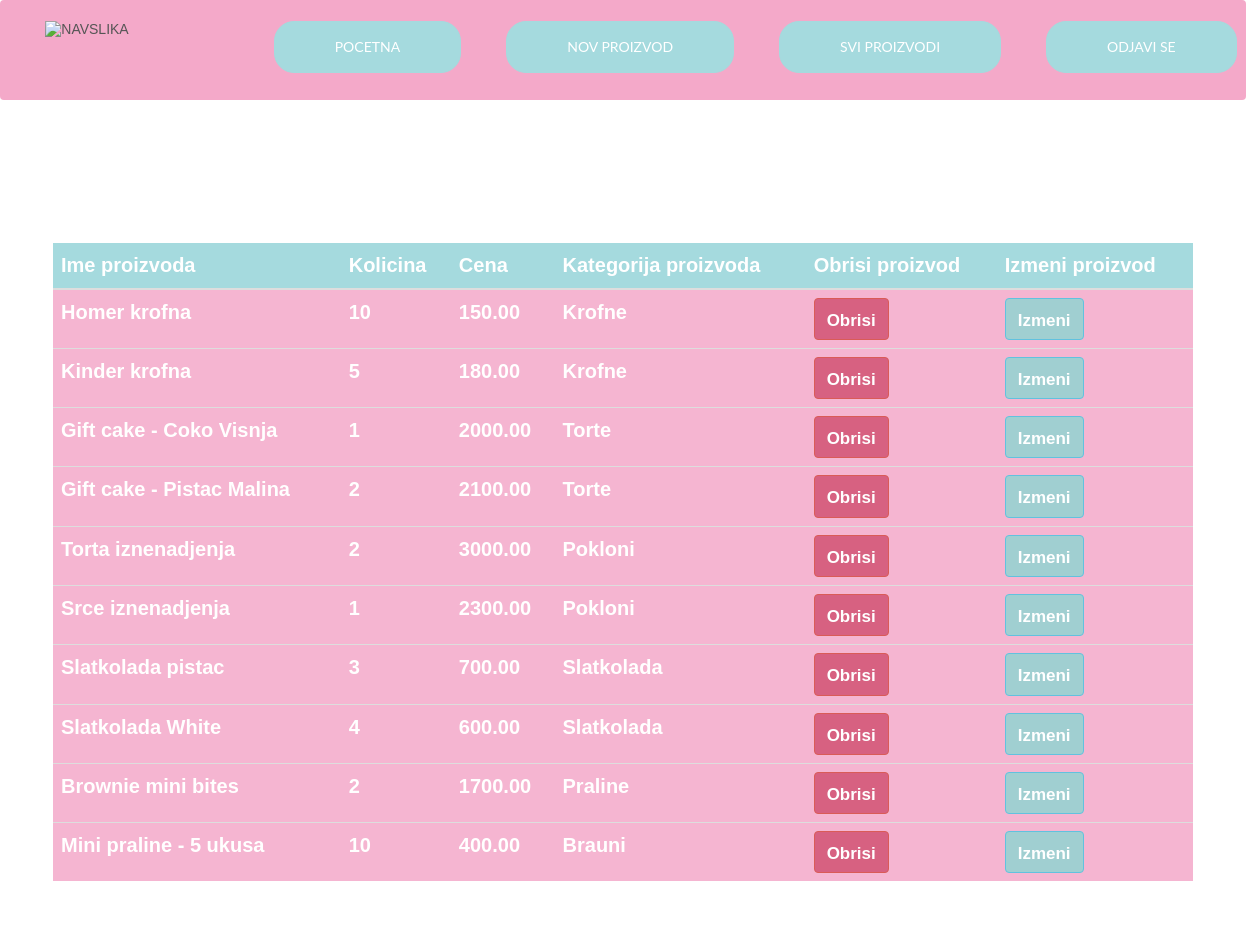
Screenshot of /prikaziProizvode.php with the database file from the repository.
### tables this page shows
CREATE TABLE `proizvodi` (
  `proizvodId` int(11) NOT NULL,
  `imeProizvoda` varchar(255) NOT NULL,
  `kolicina` int(255) NOT NULL,
  `cena` decimal(10,2) NOT NULL,
  `kategorijaId` int(11) NOT NULL
);

CREATE TABLE `kategorija` (
  `kategorijaId` int(11) NOT NULL,
  `imeKategorije` varchar(255) NOT NULL
);

### model/proizvod.php (called while the page is built, shortened)
<?php
class Proizvod{
  function __construct($proizvodId=null,$imeProizvoda=null,$kolicina=null,$cena=null,$kategorijaId=null) {
        $this->proizvodId = $proizvodId;
        $this->imeProizvoda = $imeProizvoda;
        $this->kolicina = $kolicina;
        $this->cena = $cena;
        $this->kategorijaId=$kategorijaId;
    }
}
?>

### model/kategorija.php (called while the page is built, shortened)
<?php
class Kategorija{
  function __construct($kategorijaId=null,$imeKategorije=null) {
        $this->imeKategorije = $imeKategorije;
    }
}
?>

### prikaziProizvode.php (the view, shortened to what this page needs)
<?php
include 'konekcija.php';
include 'model/proizvod.php';
include 'model/kategorija.php';
?>
<!DOCTYPE html>
<html lang="en">
<head>
  <link href="css/bootstrap.css" rel="stylesheet">
  <link href="css/style.css" rel="stylesheet">
</head>
<body style="background-size: cover;">
<nav class="navbar navbar-expand-lg navbar-light" id="navCont" style="height:100px; ">
            <div class="collapse navbar-collapse" id="navbarCollapse">
                <div class="navbar-nav p-lg-0 " style="margin-left: 2%; margin-top:10px;   ">
                    <li><img src="https://merkat.rs/wp-content/uploads/2022/08/Slatkoteka-logo-500-slovima-1.png" alt="navSlika" class="imgNav"> </li>
                    <li><a id="btn-Pocetna" href="index.php" type="button" class="btn btn-success btn-block" style="margin-left:100px" >
                        Pocetna</a></li>
                    <li><a id="btn-Dodaj" type="button" class="btn btn-success btn-block"  style="margin-left:100px" data-toggle="modal" data-target="#my" >
                        Nov proizvod </a></li>
                    <li><a id="btn-Prikazi" href="prikaziProizvode.php" type="button" style="margin-left:100px" class="btn btn-success btn-block">
                        Svi proizvodi</a></li>
                    <li><a id="btn-Pocetna" href="odjava.php" type="button" class="btn btn-success btn-block"  style="margin-left:100px">
                    Odjavi se</a> </li>
                </div>
            </div>
    </nav>
  <div class="container pt">
    <?php
    $niz = [];
    $rez = $conn->query("select * from proizvodi pr join kategorija k on pr.kategorijaId=k.kategorijaId");
    while ($red = $rez->fetch_array()) {
      $kategorija = new Kategorija($red['kategorijaId'], $red['imeKategorije']);
      $proizvodi = new Proizvod($red['proizvodId'], $red['imeProizvoda'], $red['kolicina'],$red['cena'], $kategorija);
      array_push($niz, $proizvodi);
    }
    ?>
    <p id="p" style="color:white; font-size:35px ;padding-top:30px; padding-bottom:10px">Svi proizvodi:</p>
    <table class="table table-hover">
      <thead style="font-weight:500px; font-size:20px; color: white; background-color: #A5DADE">
        <tr>
          <th>Ime proizvoda</th>
          <th>Kolicina</th>
          <th>Cena</th>
          <th>Kategorija proizvoda</th>
          <th>Obrisi proizvod</th>
          <th>Izmeni proizvod</th>
        </tr>
      </thead>
      <tbody style="color:white; font-size:20px ; font-weight: bold; background-color: #f4a9c9; opacity:85%">
        <?php
        foreach ($niz as $vrednost) {
        ?>
          <tr>
            <td data-target="imeProizvoda"><?php echo $vrednost->imeProizvoda ?> </td>
            <td data-target="kolicina"><?php echo $vrednost->kolicina ?> </td>
            <td data-target="cena"><?php echo $vrednost->cena ?> </td>
            <td data-target="kategorijaId"><?php echo $vrednost->kategorijaId->imeKategorije ?></td>
            <td><button id="btnObrisi" name="btnObrisi" class="btn btn-danger" style="background-color:#d1466c ; color:white ; font-weight:bold; padding-top:10px; font-size:17px"
            data-id1="<?php echo $vrednost->proizvodId ?>">Obrisi</a></td>
            <td><button class="btn btn-info" data-toggle="modal" style="background-color:#90C7CA ; color:white ; font-weight:bold; padding-top:10px; font-size:17px"
            data-target="#my1" data-id2="<?php echo $vrednost->proizvodId ?>">Izmeni</a></td>
          </tr>
        <?php
        }
        ?>
      </tbody>
    </table>
  </div>
</body>
</html>

### css/style.css (style rules this page uses)
li { padding-right: 20px !important; margin-right: 20px !important; }
nav { background-color: #f4a9c9; }
h1,h2,h3,h4,p,a { font-family: 'Lato', sans-serif !important; font-weight: 400 !important; }
a { padding-left: 10px !important; padding-right: 10px !important; border-radius: 20px !important; }
body { background-color: #ffffff; font-family: 'Montserrat', sans-serif; font-weight: 400; font-size: 14px; color: #555; -webkit-font-smoothing: antialiased; -webkit-overflow-scrolling: touch; }
p { line-height: 28px; margin-bottom: 25px; font-size: 16px; }
a { color: #62bef0; word-wrap: break-word; -webkit-transition: color 0.1s ease-in, background 0.1s ease-in; -moz-transition: color 0.1s ease-in, background 0.1s ease-in; -ms-transition: color 0.1s ease-in, background 0.1s ease-in; -o-transition: color 0.1s ease-in, background 0.1s ease-in; transition: color 0.1s ease-in, background 0.1s ease-in; }
a:before, a:after { -webkit-transition: color 0.1s ease-in, background 0.1s ease-in; -moz-transition: color 0.1s ease-in, background 0.1s ease-in; -ms-transition: color 0.1s ease-in, background 0.1s ease-in; -o-transition: color 0.1s ease-in, background 0.1s ease-in; transition: color 0.1s ease-in, background 0.1s ease-in; }
.navbar { text-transform: uppercase; margin-bottom: 0px; }
.pt { padding-top: 50px; padding-bottom: 50px; }
img { width: 500px; }
li { display:inline; padding: 10px 5px; }
.imgNav { vertical-align: text-top !important; width: 170px !important; }

### rows the page displays
proizvodi: imeProizvoda "Homer krofna", kolicina "10", cena "150.00", kategorijaId.imeKategorije "Krofne"
proizvodi: imeProizvoda "Kinder krofna", kolicina "5", cena "180.00", kategorijaId.imeKategorije "Krofne"
proizvodi: imeProizvoda "Gift cake - Coko Visnja", kolicina "1", cena "2000.00", kategorijaId.imeKategorije "Torte"
proizvodi: imeProizvoda "Gift cake - Pistac Malina", kolicina "2", cena "2100.00", kategorijaId.imeKategorije "Torte"
proizvodi: imeProizvoda "Torta iznenadjenja", kolicina "2", cena "3000.00", kategorijaId.imeKategorije "Pokloni"
proizvodi: imeProizvoda "Srce iznenadjenja", kolicina "1", cena "2300.00", kategorijaId.imeKategorije "Pokloni"
proizvodi: imeProizvoda "Slatkolada pistac", kolicina "3", cena "700.00", kategorijaId.imeKategorije "Slatkolada"
proizvodi: imeProizvoda "Slatkolada White", kolicina "4", cena "600.00", kategorijaId.imeKategorije "Slatkolada"
proizvodi: imeProizvoda "Brownie mini bites", kolicina "2", cena "1700.00", kategorijaId.imeKategorije "Praline"
proizvodi: imeProizvoda "Mini praline - 5 ukusa", kolicina "10", cena "400.00", kategorijaId.imeKategorije "Brauni"
